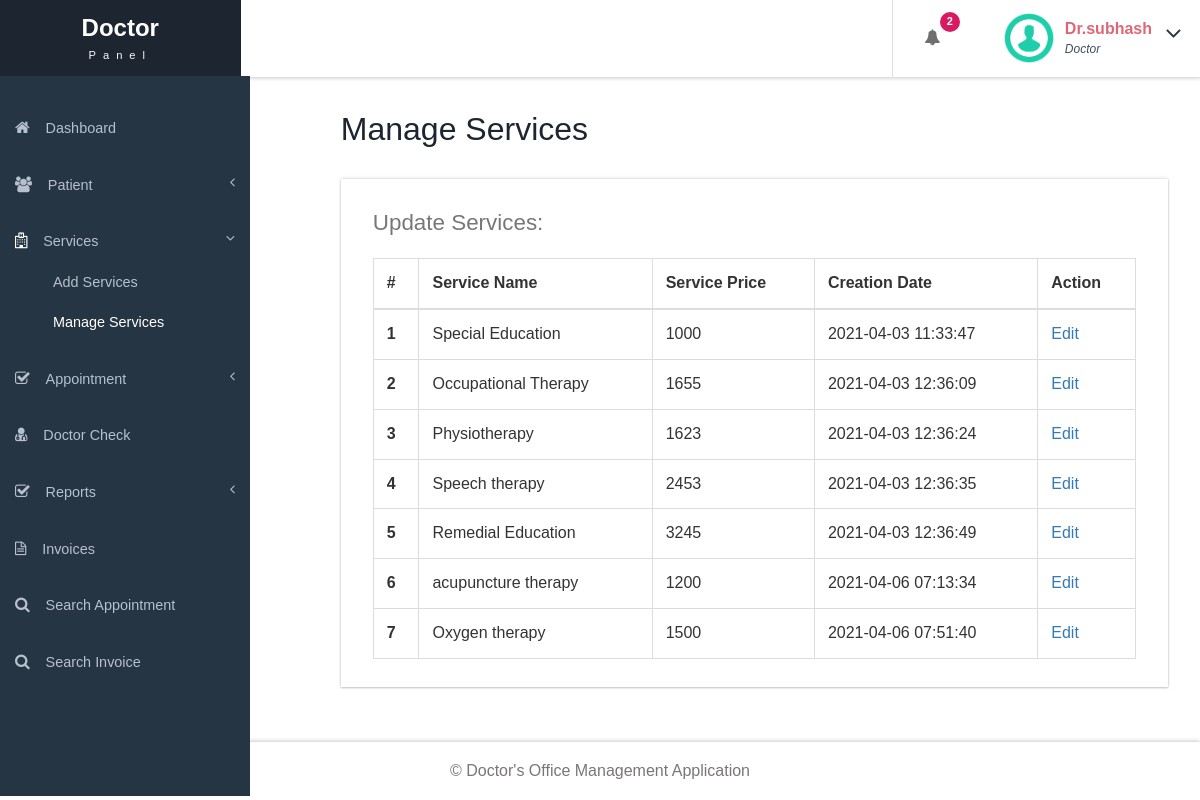
/simple/manage-services.php (signed in), run on the app's committed database.
### tables this page shows
CREATE TABLE `tblservices` (
  `ID` int(10) NOT NULL,
  `ServiceName` varchar(200) DEFAULT NULL,
  `Cost` int(10) DEFAULT NULL,
  `CreationDate` timestamp NULL DEFAULT current_timestamp()
);

### simple/manage-services.php (the view, shortened to what this page needs)
<?php
include('includes/dbconnection.php');
if (strlen($_SESSION['ODABSaid']==0)) {
  header('location:logout.php');
  } else{
  ?>
<!DOCTYPE HTML>
<html>
<head>
<link href="css/bootstrap.css" rel='stylesheet' type='text/css' />
<link href="css/style.css" rel='stylesheet' type='text/css' />
<link href="css/font-awesome.css" rel="stylesheet">
<link href="css/animate.css" rel="stylesheet" type="text/css" media="all">
<link href="css/custom.css" rel="stylesheet">
</head>
<body class="cbp-spmenu-push">
	<div class="main-content">
		 <?php include_once('includes/sidebar.php');?>
		 <?php include_once('includes/header.php');?>
		<div id="page-wrapper">
			<div class="main-page">
				<div class="tables">
					<h3 class="title1">Manage Services</h3>
					<div class="table-responsive bs-example widget-shadow">
						<h4>Update Services:</h4>
						<table class="table table-bordered"> <thead> <tr> <th>#</th> <th>Service Name</th> <th>Service Price</th> <th>Creation Date</th><th>Action</th> </tr> </thead> <tbody>
<?php
$ret=mysqli_query($con,"select *from  tblservices");
$cnt=1;
while ($row=mysqli_fetch_array($ret)) {
?>
						 <tr> <th scope="row"><?php echo $cnt;?></th> <td><?php  echo $row['ServiceName'];?></td> <td><?php  echo $row['Cost'];?></td><td><?php  echo $row['CreationDate'];?></td> <td><a href="edit-services.php?editid=<?php echo $row['ID'];?>">Edit</a></td> </tr>   <?php
$cnt=$cnt+1;
}?></tbody> </table>
					</div>
				</div>
			</div>
		</div>
		 <?php include_once('includes/footer.php');?>
	</div>
</body>
</html>
<?php }  ?>

### simple/includes/sidebar.php (shortened to what this page needs)
 <div class=" sidebar" role="navigation">
           <div class="navbar-collapse">
       <nav class="cbp-spmenu cbp-spmenu-vertical cbp-spmenu-left" id="cbp-spmenu-s1">
         <ul class="nav" id="side-menu">
           <li>
             <a href="dashboard.php"><i class="fa fa-home nav_icon"></i>Dashboard</a>
           </li>
            <li>
             <a href="add-customer.php"><i class="fa fa-users nav_icon"></i>Patient<span class="fa arrow"></span> </a>
           </li>
           <li>
             <a href="add-services.php"><i class="fa fa-hospital-o
nav_icon"></i>Services<span class="fa arrow"></span> </a>
             <ul class="nav nav-second-level collapse">
               <li>
                 <a href="add-services.php">Add Services</a>
               </li>
               <li>
                 <a href="manage-services.php">Manage Services</a>
               </li>
             </ul>
           </li>
           <li>
             <a href="all-appointment.php"><i class="fa fa-check-square-o nav_icon"></i>Appointment<span class="fa arrow"></span></a>
           </li>
 <li>
             <a href="accepted-appointment.php" class="chart-nav"><i class="fa fa-user-md
nav_icon"></i>Doctor Check</a>
           </li>
             <li>
             <a href="#"><i class="fa fa-check-square-o nav_icon"></i>Reports<span class="fa arrow"></span></a>
           </li>
   <li>
             <a href="invoices.php" class="chart-nav"><i class="fa fa-file-text-o nav_icon"></i>Invoices</a>
           </li>
           <li>
             <a href="search-appointment.php" class="chart-nav"><i class="fa fa-search nav_icon"></i>Search Appointment</a>
           </li>
           <li>
             <a href="search-invoices.php" class="chart-nav"><i class="fa fa-search nav_icon"></i>Search Invoice</a>
           </li>
         </ul>
       </nav>
     </div>
   </div>

### simple/includes/header.php (shortened to what this page needs)
<div class="sticky-header header-section ">
      <div class="header-left">
        <div class="logo">
          <a href="index.html">
            <h1>Doctor</h1>
            <span>Panel</span>
          </a>
        </div>
        <div class="clearfix"> </div>
      </div>
      <div class="header-right">
        <div class="profile_details_left">
          <ul class="nofitications-dropdown">
            <?php
$ret1=mysqli_query($con,"select ID,Name from  tblappointment where Status=''");
$num=mysqli_num_rows($ret1);
?>
            <li class="dropdown head-dpdn">
              <a href="#" class="dropdown-toggle" data-toggle="dropdown" aria-expanded="false"><i class="fa fa-bell"></i><span class="badge blue"><?php echo $num;?></span></a>
            </li>
          </ul>
          <div class="clearfix"> </div>
        </div>
        <div class="profile_details">
        <?php
$adid=$_SESSION['ODABSaid'];
$ret=mysqli_query($con,"select AdminName from tbladmin where ID='$adid'");
$row=mysqli_fetch_array($ret);
$name=$row['AdminName'];
?>
          <ul>
            <li class="dropdown profile_details_drop">
              <a href="#" class="dropdown-toggle" data-toggle="dropdown" aria-expanded="false">
                <div class="profile_img">
                  <span class="prfil-img"><img src="images/download (1).png" alt="" width="50" height="50"> </span>
                  <div class="user-name">
                    <p><?php echo $name; ?></p>
                    <span>Doctor</span>
                  </div>
                  <i class="fa fa-angle-down lnr"></i>
                  <div class="clearfix"></div>
                </div>
              </a>
            </li>
          </ul>
        </div>
      </div>
      <div class="clearfix"> </div>
    </div>

### simple/includes/footer.php (shortened to what this page needs)
<div class="footer">
       <p>&copy; Doctor's Office Management Application</p>
    </div>

### simple/css/custom.css (style rules this page uses)
#page-wrapper { padding:7em 2em 2.5em; }
.sidebar .arrow { float: right; }
.sidebar .fa.arrow:before { content: "\f104"; }
.sidebar .active>a>.fa.arrow:before { content: "\f107"; }
.sidebar .nav-second-level li, .sidebar .nav-third-level li { border-bottom: 0!important; margin-bottom: 0; }
.sidebar .nav-second-level li a { padding-left: 53px; font-size: .9em; }

### simple/includes/footer.php (style rules this page uses)
.footer { position: fixed; left: 0; bottom: 0; width: 100%; color: white; text-align: center; }

### data on the page
tblservices: ServiceName "Special Education", Cost "1000", CreationDate "2021-04-03 11:33:47"
tblservices: ServiceName "Occupational Therapy", Cost "1655", CreationDate "2021-04-03 12:36:09"
tblservices: ServiceName "Physiotherapy", Cost "1623", CreationDate "2021-04-03 12:36:24"
tblservices: ServiceName "Speech therapy", Cost "2453", CreationDate "2021-04-03 12:36:35"
tblservices: ServiceName "Remedial Education", Cost "3245", CreationDate "2021-04-03 12:36:49"
tblservices: ServiceName "acupuncture therapy", Cost "1200", CreationDate "2021-04-06 07:13:34"
tblservices: ServiceName "Oxygen therapy", Cost "1500", CreationDate "2021-04-06 07:51:40"

### other printed values
$num "2"
$name "Dr.subhash"
